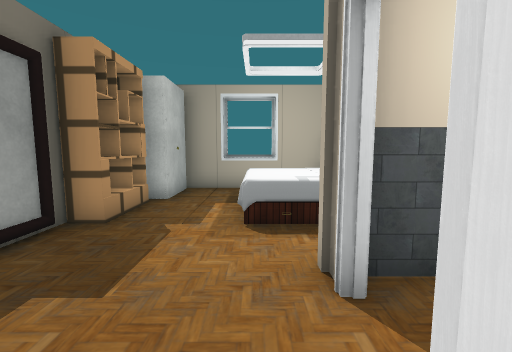
view 1 (above)

24 first-person views from a walk through a 3-D level made in the Unity game engine. The camera is 1.5 m above the floor, tilts 6° down and sees 90° across. The floor is counted in squares, 1 m on a side. Each view is taken from the middle of a square. On the plan, view 1 faces up. The plan holds only what a view shows up to about 13 squares ahead; the rest is blank. Door leaves are left out, so doorways stand open. Some surface patterns are stand-ins.

view 2
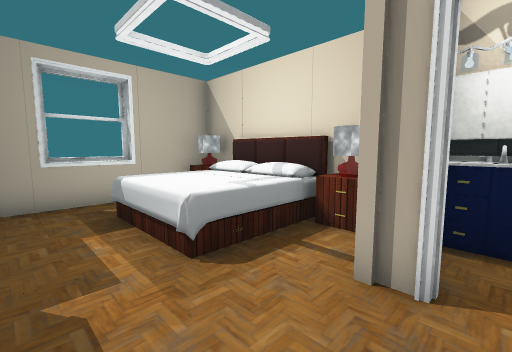

view 3
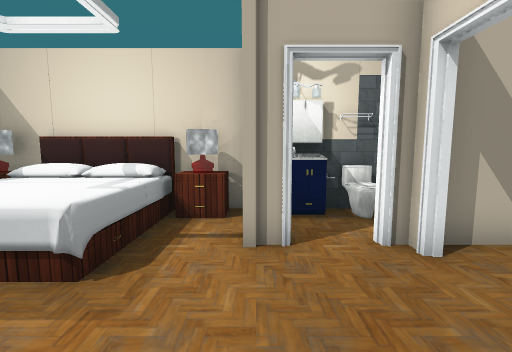

view 4
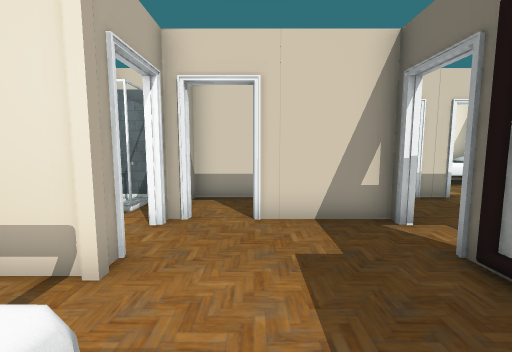

view 5
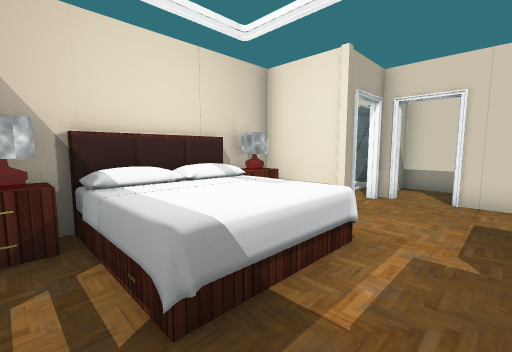

view 6
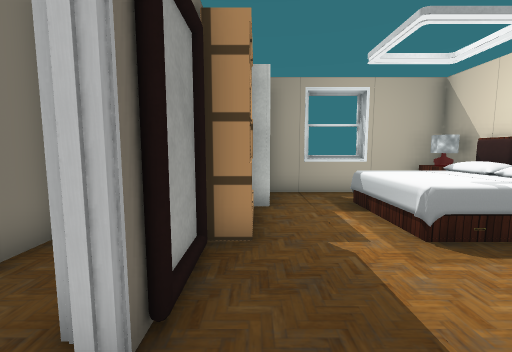

view 7
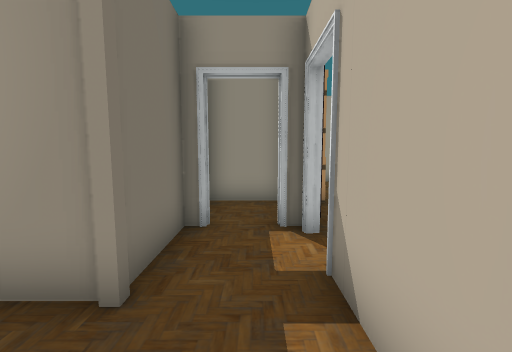

view 8
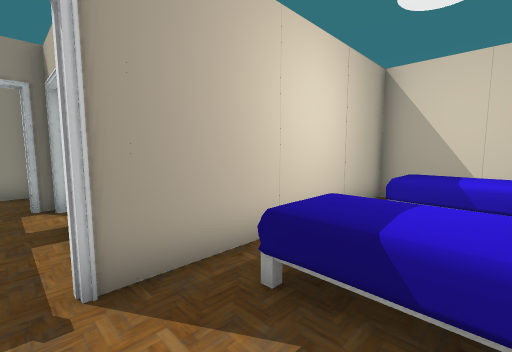

view 9
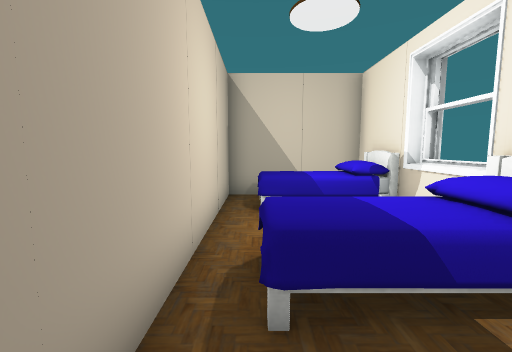

view 10
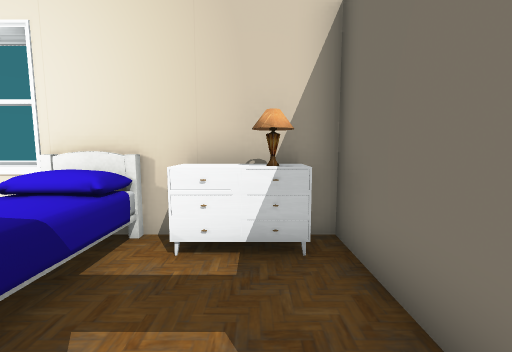

view 11
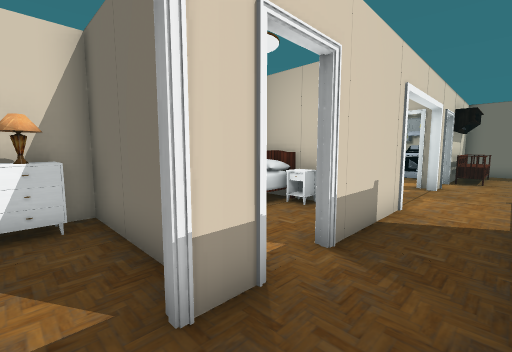

view 12
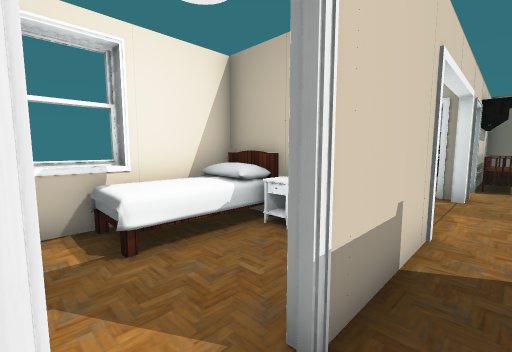

view 13
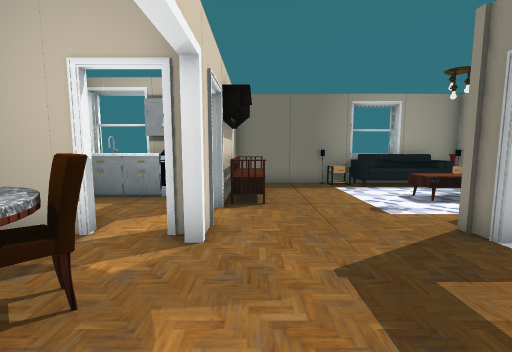

view 14
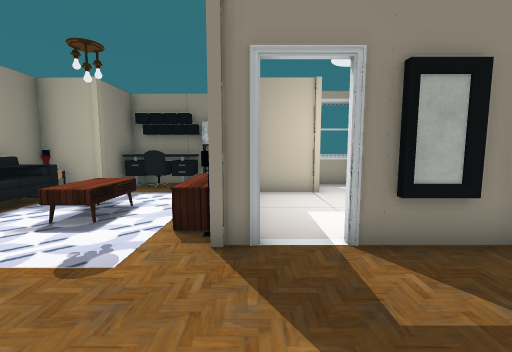

view 15
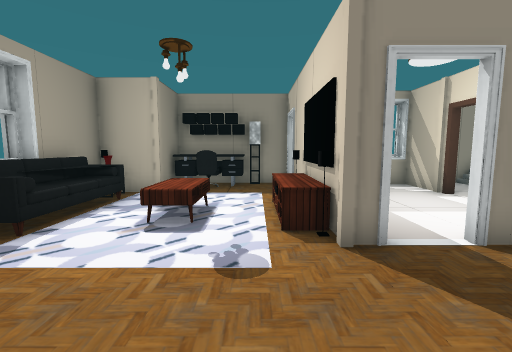

view 16
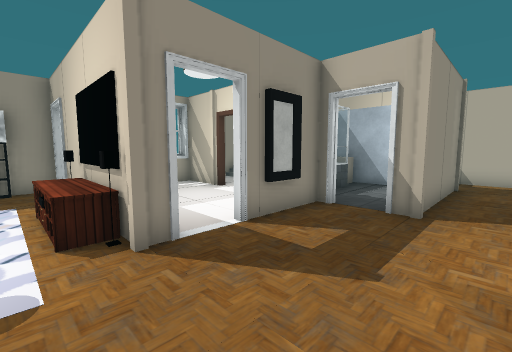

view 17
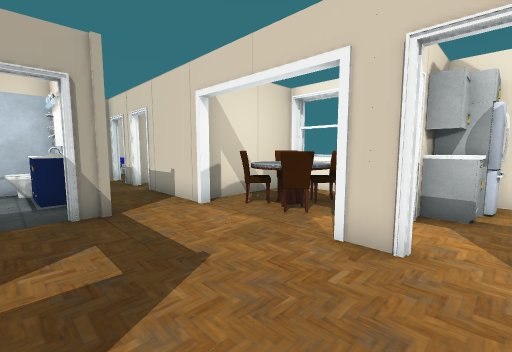

view 18
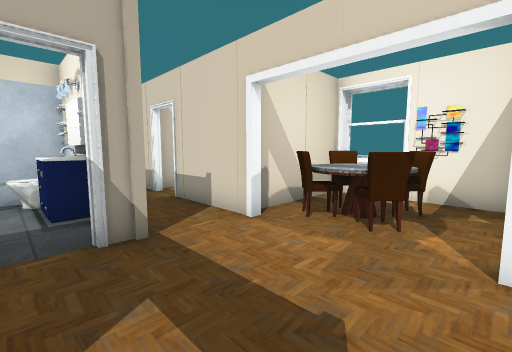

view 19
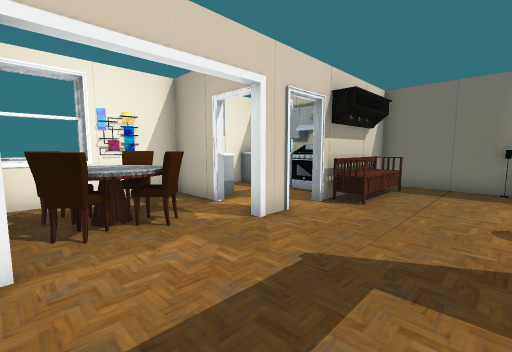

view 20
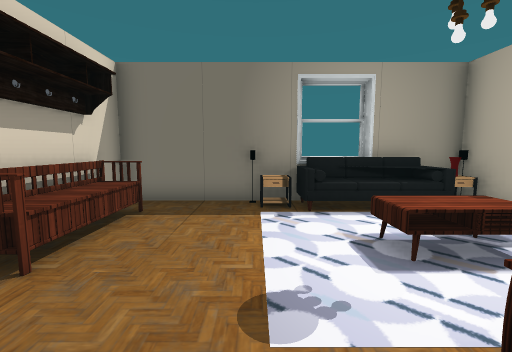

view 21
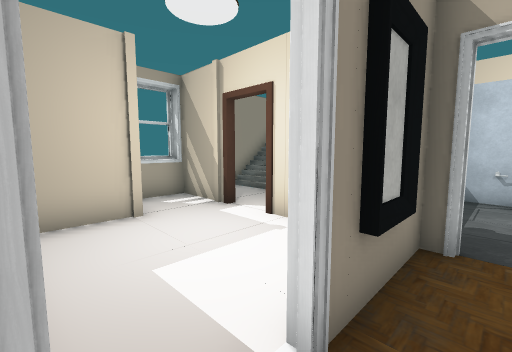

view 22
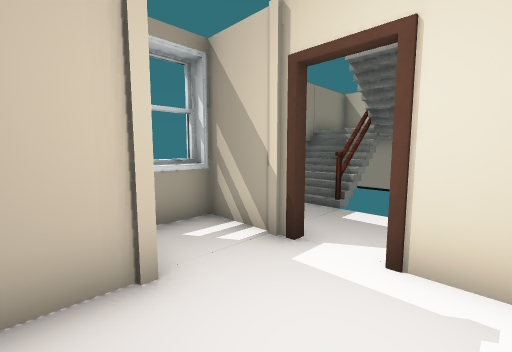

view 23
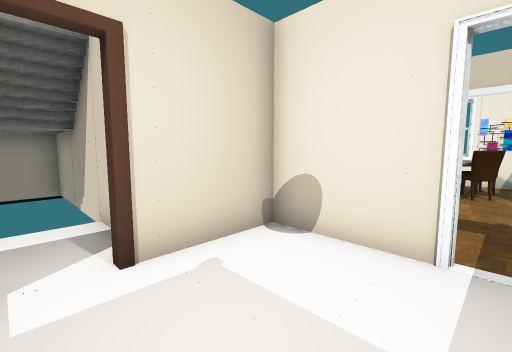

view 24
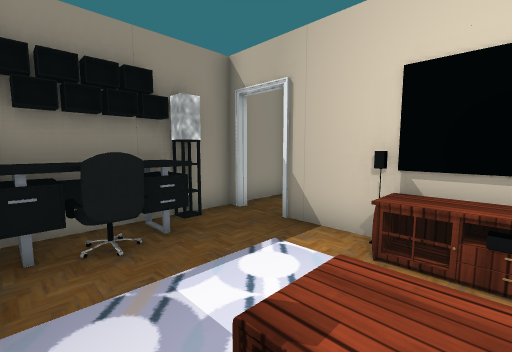

### Floor plan
Key: @ floor where view 1 was taken; # wall or solid block; . floor; / step, stairs or slope; D open door; = window, fence, low wall or low ledge; ^ raised ledge; C closet; B bed; S shelf; T table; E bench; F sofa; H chair; A cabinet; O other object.
Columns run from 24 left of view 1 to 4 right of it. Each row starts with its distance up from view 1.
 11    ######## #  ####
 10    OOO#D#.#=#  ///######=####
  9    OHH.D.  .##.///  #C....OT#
  8  O#O...###O.O#.###^ #C..BBBB#
  7   F   ..#...... ##  #S..BBBB
  6  FF TT.T#....#.######S..BBBB
  5 #FF.TT.T.....    O..#S..BBBT#
  4 #FF TT.O.....# =#O..O......T#
  3 #TF   OO#.####... DD#....O###
  2 #T...............O#........O#
  1 #............#.AOO..#..DD#OO#
  0 #...........O###.#O.####@####
 -1 #.EEEE..............#  ..##
 -2 ######.##...####.##.#########
 -3    #O....HHH# ....#..BB..BB #
 -4    ##..##.^^#O....#..BB  BB #
 -5    #^..##HHH#BBBB.#..BB  BB #
 -6    ^^.OO#####BBBB#OOOBB##BB##
 -7   ##^##A#####  ######  ###

Positions as (right, up) in squares from view 1, and headings:
1: (0, 0), facing up
2: (-2, 2), facing up-right
3: (-3, 3), facing right
4: (-1, 6), facing down
5: (-2, 9), facing down-right
6: (-3, 1), facing up
7: (-5, -2), facing up
8: (-5, -5), facing up-right
9: (-5, -3), facing right
10: (-5, -2), facing down
11: (-5, 0), facing down-left
12: (-7, -1), facing down-left
13: (-12, -1), facing left
14: (-16, -1), facing up
15: (-18, -1), facing up
16: (-18, -1), facing up-right
17: (-18, 2), facing down-right
18: (-16, 2), facing down-right
19: (-12, 2), facing down-left
20: (-16, 2), facing left
21: (-16, 2), facing up-right
22: (-15, 5), facing up-right
23: (-15, 7), facing down-right
24: (-21, 5), facing up-right
